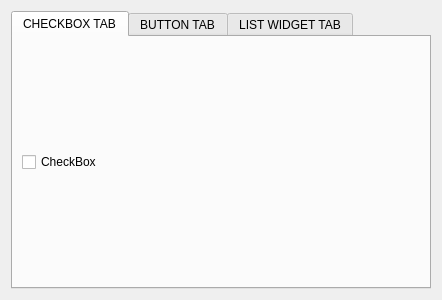
<?xml version="1.0" encoding="UTF-8"?>
<ui version="4.0">
 <class>Form</class>
 <widget class="QWidget" name="Form">
  <property name="geometry">
   <rect>
    <x>0</x>
    <y>0</y>
    <width>442</width>
    <height>300</height>
   </rect>
  </property>
  <property name="windowTitle">
   <string>Form</string>
  </property>
  <layout class="QGridLayout" name="gridLayout">
   <item row="0" column="0">
    <widget class="QTabWidget" name="tabWidget">
     <property name="currentIndex">
      <number>0</number>
     </property>
     <widget class="QWidget" name="tab">
      <attribute name="title">
       <string>CHECKBOX TAB</string>
      </attribute>
      <layout class="QGridLayout" name="gridLayout_3">
       <item row="0" column="0">
        <widget class="QCheckBox" name="checkBox">
         <property name="text">
          <string>CheckBox</string>
         </property>
        </widget>
       </item>
      </layout>
     </widget>
     <widget class="QWidget" name="tab_2">
      <attribute name="title">
       <string>BUTTON TAB</string>
      </attribute>
      <layout class="QGridLayout" name="gridLayout_2">
       <item row="0" column="0">
        <widget class="QPushButton" name="pushButton">
         <property name="text">
          <string>PushButton</string>
         </property>
        </widget>
       </item>
      </layout>
     </widget>
     <widget class="QWidget" name="tab3">
      <attribute name="title">
       <string>LIST WIDGET TAB</string>
      </attribute>
      <layout class="QGridLayout" name="gridLayout_4">
       <item row="0" column="0">
        <widget class="QListWidget" name="listWidget"/>
       </item>
      </layout>
     </widget>
    </widget>
   </item>
  </layout>
 </widget>
 <resources/>
 <connections/>
</ui>
